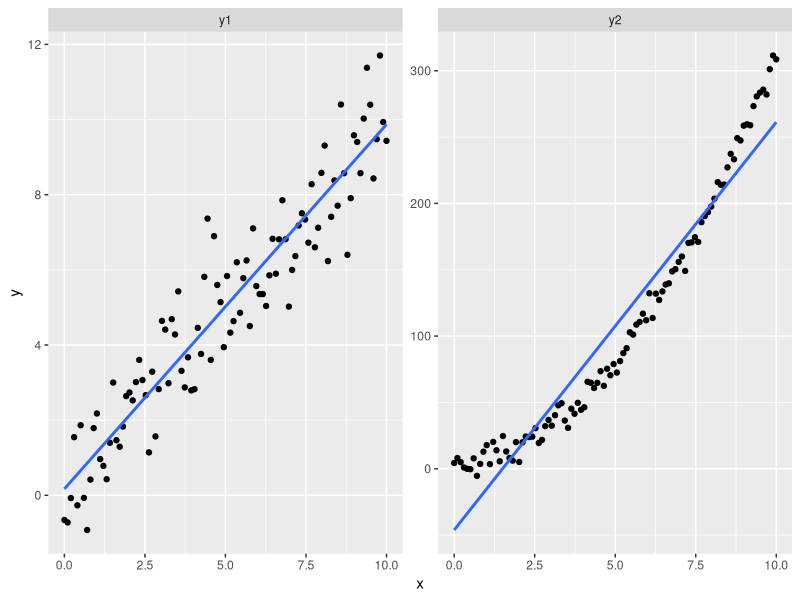
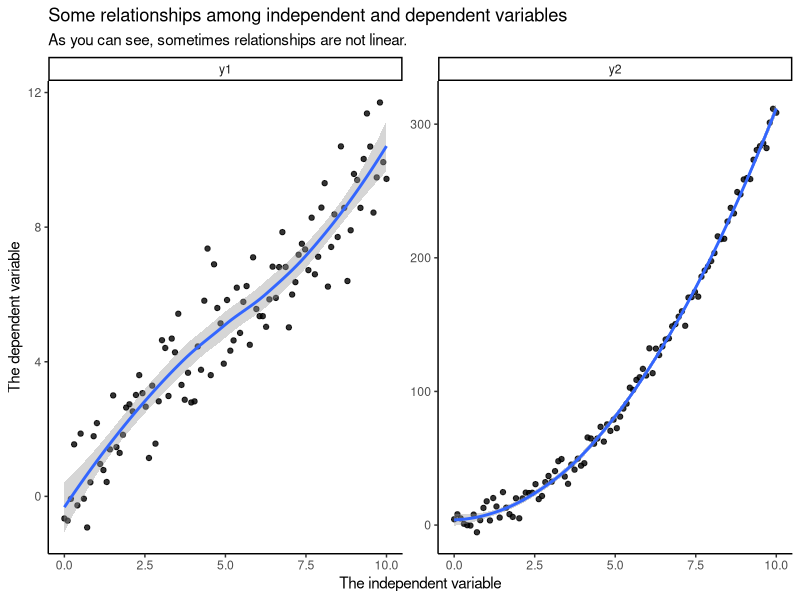
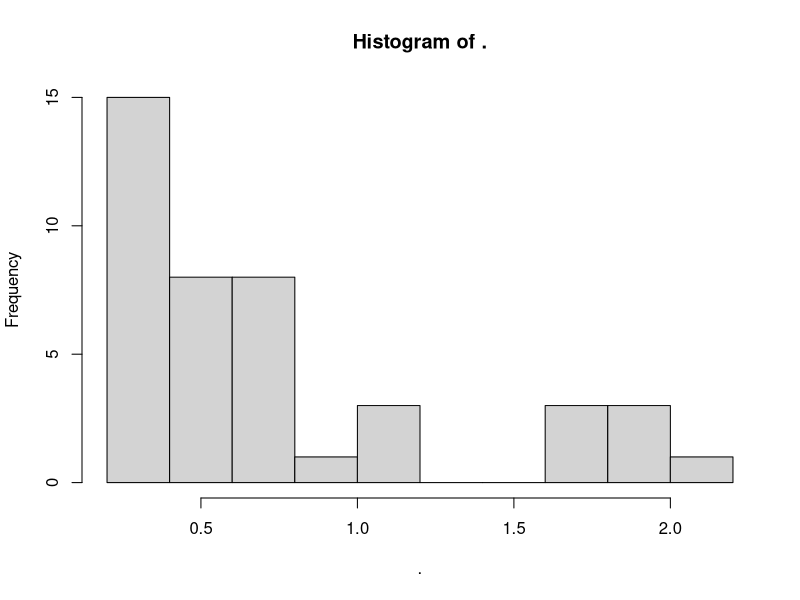
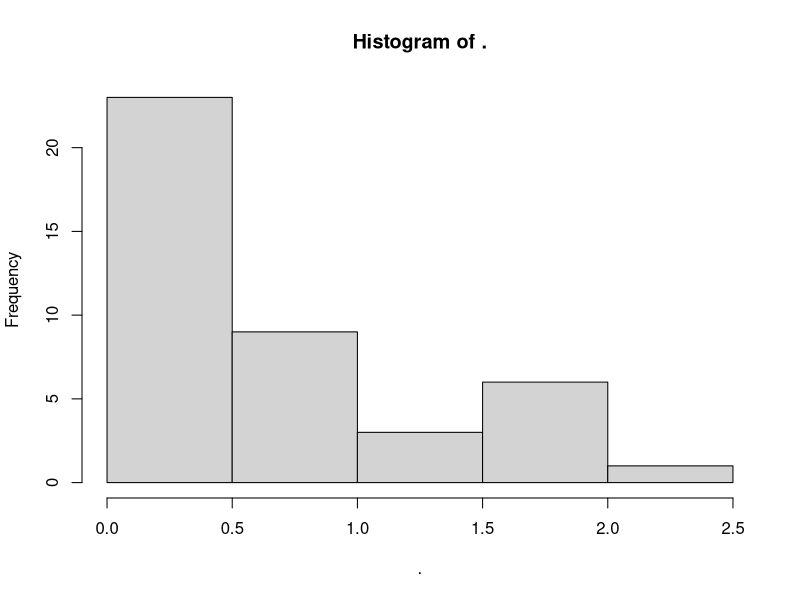
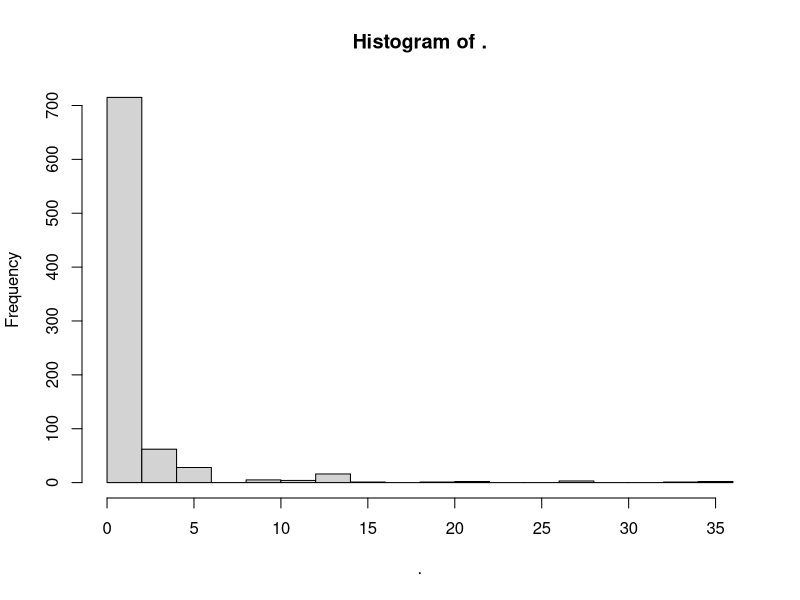
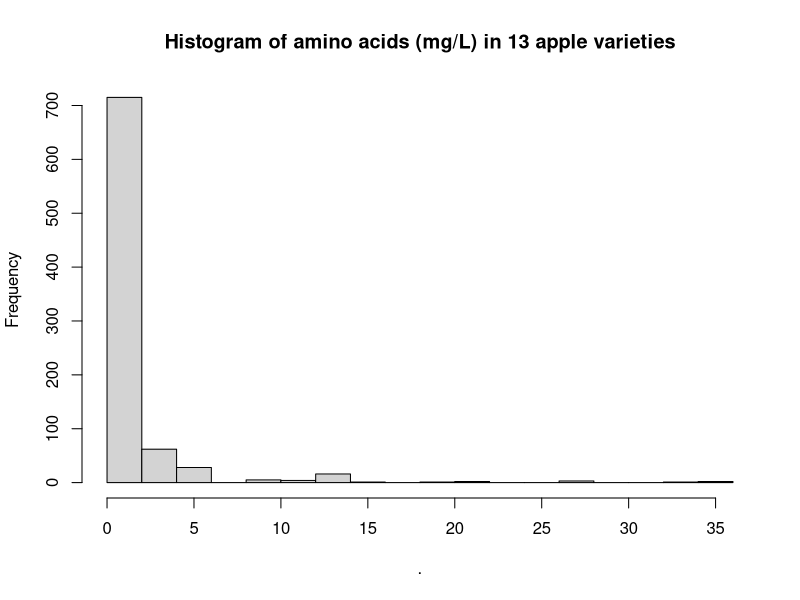
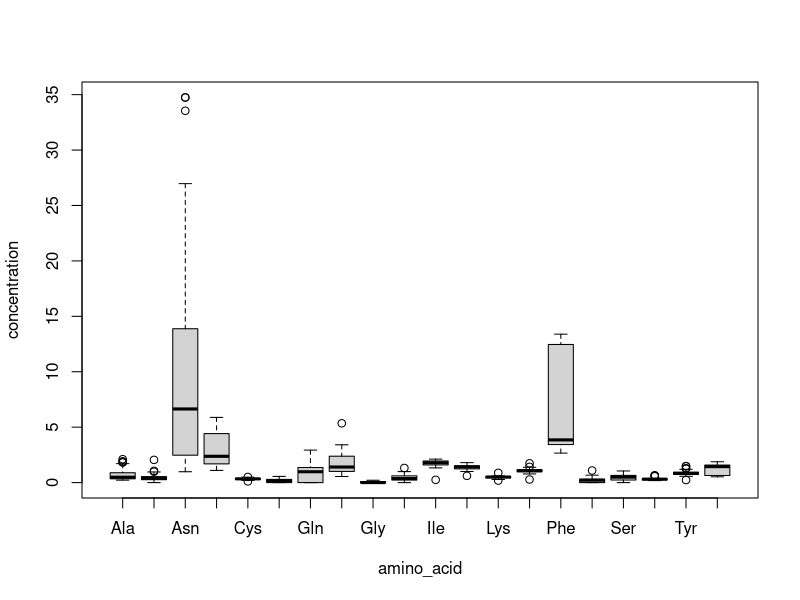
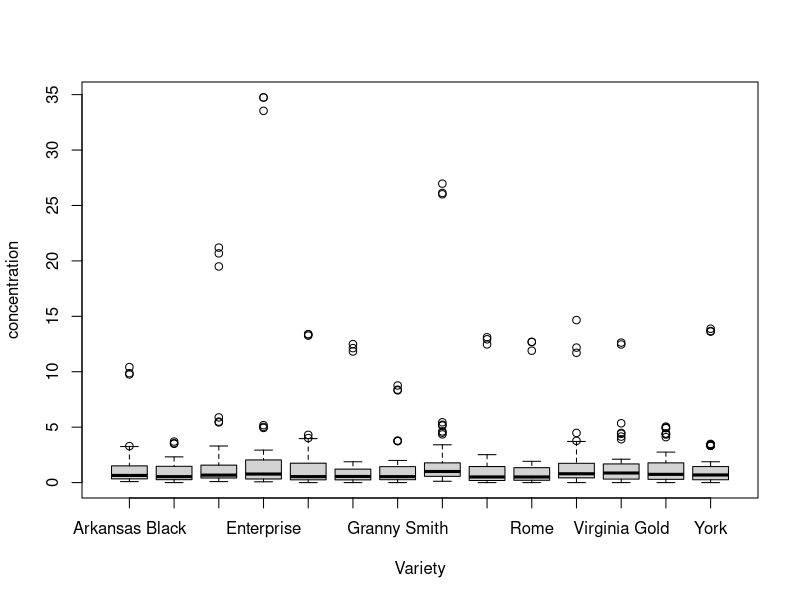

Recreate these plots in R, in order.
## ---- chunk 1
library(tidyverse)
knitr::opts_chunk$set(message = FALSE)
## ---- chunk 2
quad_data <- tibble(x = seq(0, 10, length.out = 100), y1 = x + rnorm(100), y2 = x + 3 * x^2 + rnorm(100, mean = 2, sd = 7)) %>%
  pivot_longer(names_to = "facet", values_to = "y", -x) 

quad_data %>%
  ggplot(aes(x, y)) + 
  geom_point() + 
  geom_smooth(method = "lm", se = FALSE) +
  facet_wrap(~facet, scales = "free")
## ---- chunk 3
quad_data %>%
  pivot_wider(names_from = "facet", values_from = "y") %>%
  head(10) %>%
  knitr::kable()
## ---- chunk 4
quad_data %>%
  ggplot(aes(x, y)) + 
  geom_point(alpha = 0.8) + 
  geom_smooth() +
  facet_wrap(~facet, scales = "free") +
  theme_classic() + 
  labs(x = "The independent variable", 
       y = "The dependent variable", 
       title = "Some relationships among independent and dependent variables",
       subtitle = "As you can see, sometimes relationships are not linear.")
## ---- chunk 5
apples <- read_csv("Files/Week 5/apple varieties.csv")
head(apples) %>% knitr::kable()
## ---- chunk 6
apples %>% # start with our data
  .$Ala %>% # get the alanine concentrations
  hist(x = .) # plot the histogram; note that I don't have to write "x = ." 
## ---- chunk 7
apples %>% # start with our data
  .$Ala %>% # get the alanine concentrations
  hist(x = ., breaks = 4) # here we're reducing the number of breaks, which is probably bad
## ---- chunk 8
tidy_apples <- apples %>%
  pivot_longer(names_to = "amino_acid", values_to = "concentration", -c(Variety, Rep)) # This makes a single row for each combination of apple, rep, and AA

head(tidy_apples, 10) %>% # head() returns just the first n rows of a data frame so as not to overwhelm the console
  knitr::kable()

tidy_apples %>% 
  .$concentration %>% # here we select the new "concentration" variable we made
  hist(breaks = 15)
## ---- chunk 9
tidy_apples %>%
  .$concentration %>%
  hist(breaks = 15, main = "Histogram of amino acids (mg/L) in 13 apple varieties")
## ---- chunk 10
tidy_apples %>%
  boxplot(concentration ~ amino_acid, data = .) # Note that here we have to explicitly write data = ., because data is NOT the first argument
## ---- chunk 11
tidy_apples %>%
  boxplot(concentration ~ Variety, data = .) # note the new formula: concentration ~ Variety
## ---- chunk 12
tidy_apples %>%
  filter(amino_acid %in% c("Asp", "Asn", "Phe")) %>% # let's look at the most abundant AAs
  boxplot(concentration ~ Variety, data = .)
## ---- chunk 13
tidy_apples %>%
  filter(amino_acid %in% c("Gln", "Gly", "Pro")) %>%
  boxplot(concentration ~ Variety, 
          data = ., 
          main = "Concentration of glycine, glutamine, and proline in 13 apple varieties",
          xlab = "Apple variety",
          ylab = "Concentration (mg/L) of glycine, glutamine, or proline")
## ---- chunk 14
tidy_apples %>%
  filter(amino_acid == "Phe") %>%
  aov(concentration ~ Variety, data = .) %>%
  anova() %>%
  plot()
## ---- chunk 15
plot(x = apples$Asn, y = apples$Asp) # Note that here we can't use the %>% easily, because we need "x = " AND "y = ".
## ---- chunk 16
plot(x = apples$Asn, y = apples$Asp, type = "b") # "b" = BOTH a line and the points
## ---- chunk 17
apples %>%
  select(Variety, Asn, Asp) %>%
  head(10) %>%
  knitr::kable()
## ---- chunk 18
apples %>%
  select(Variety, Asn, Asp) %>%
  arrange(Asn, Asp) %>% # we can sort our data by Asn, then by Asp
  with(., plot(x = Asn, y = Asp, type = "b")) # the with() function creates a new environment and lets us use %>% here
## ---- chunk 19
plot(x = apples$Asn, y = apples$Asp, 
     main = "Relationship of Asn and Asp in 13 apple varieties",
     xlab = "Asparagine (mg/L)",
     ylab = "Aspartate (mg/L)")
## ---- chunk 20
plot(x = apples$Asn, y = apples$Asp, xlab = "Asparagine (mg/L)", ylab = "Concentration (mg/L)") # make our previous plot
points(x = apples$Asn, y = apples$Phe, col = "red") # add points with y-values from the phenylalanine concentrations
legend(x = "bottomright", legend = c("aspartate", "phenylalanine"), col = c("black", "red"), pch = 1)
## ---- chunk 21
asp_model <- lm(Asp ~ Asn, data = apples) # we will save our model.  Note the formula syntax again!
phe_model <- lm(Phe ~ Asn, data = apples) # What is different about this line?
asp_model
phe_model
## ---- chunk 22
# First we will recreate our previous plot
plot(x = apples$Asn, y = apples$Asp, xlab = "Asparagine (mg/L)", ylab = "Concentration (mg/L)") # make our previous plot
points(x = apples$Asn, y = apples$Phe, col = "red") # add points with y-values from the phenylalanine concentrations
legend(x = "bottomright", legend = c("aspartate", "phenylalanine"), col = c("black", "red"), pch = 1)

# And now we can use abline() to add our two model fits
abline(asp_model, col = "black") # make sure the color matches the points!
abline(phe_model, col = "red")
## ---- chunk 23
with(apples, plot(x = Asn, y = Phe, col = "red")) # I am using the with() syntax as a demonstration again
## ---- chunk 24
plot(x = apples$Asn, y = apples$Phe, col = "red", xlab = "Asparagine (mg/L)", ylab = "Concentration (mg/L)")
points(x = apples$Asn, y = apples$Asp, col = "black")
abline(asp_model, col = "black")
abline(phe_model, col = "red")
legend(x = "bottomright", legend = c("aspartate", "phenylalanine"), col = c("black", "red"), pch = 1, lty = 1)
## ---- chunk 25
# Open a new graphic device
png(filename = "asn_vs_asp_and_phe.png", width = 8, height = 6, units = "in", res = 300)

# All of this code is just our plot from before
plot(x = apples$Asn, y = apples$Phe, col = "red", xlab = "Asparagine (mg/L)", ylab = "Concentration (mg/L)")
points(x = apples$Asn, y = apples$Asp, col = "black")
abline(asp_model, col = "black")
abline(phe_model, col = "red")
legend(x = "bottomright", legend = c("aspartate", "phenylalanine"), col = c("black", "red"), pch = 1, lty = 1)

# And this code turns off that connection and returns us to the RStudio Plot Pane
dev.off()
## ---- chunk 26
head(apples) %>%
  knitr::kable()
## ---- chunk 27
head(tidy_apples) %>%
  knitr::kable()
## ---- chunk 28
# First we can create a ggplot() object that stores what variable we want to plot through the "mapping" of an aesthetic function
p <- tidy_apples %>%
  ggplot(data = ., # the "data = ." argument is written out for clarity
         mapping = aes(x = concentration)) 

# If we try to plot p, we will see only the blank canvas because we haven't defined any geoms
plot(p)

# Then we add elements to the plot
p2 <- p + 
  geom_histogram(color = "black", fill = "grey") +
  theme_classic() + # This changes the theme to a nicer, "R style" plot
  labs(x = "Amino acid concentration (mg/L)") # This relabels the x-axis with a more descriptive label

# We can actually plot ggplots by just calling them directly
p2
## ---- chunk 29
p2 + 
  facet_wrap(~amino_acid)
## ---- chunk 30
apples %>%
  head(10) %>%
  knitr::kable()
## ---- chunk 31
p3 <- p + 
  geom_histogram(aes(fill = Variety), color = "black", lwd = 0.1) +
  theme_classic()
p3
## ---- chunk 32
tidy_apples %>%
  ggplot(aes(x = concentration, fill = "blue")) +
  geom_histogram(color = "black", lwd = 0.1) +
  theme_classic()
## ---- chunk 33
p2 + 
  theme_dark()
## ---- chunk 34
p2 + 
  theme(axis.title.x = element_text(face = "italic"),
        axis.title.y = element_blank())
## ---- chunk 35
p3 + 
  scale_fill_viridis_d() # this is just one option - use tab-completion to see some others
## ---- chunk 36
# We'll pick 14 random colors from the colors R knows about
random_colors <- print(colors()[sample(x = 1:length(colors()), size = 14)])

p3 + 
  scale_fill_manual(values = random_colors)
## ---- chunk 37
p3 +
  facet_wrap(~Rep)
## ---- chunk 38
tidy_apples %>%
  filter(Variety %in% c("Arkansas Black", "Granny Smith", "Northern Spy")) %>%
  ggplot(mapping = aes(x = concentration)) +
  geom_histogram(aes(fill = Variety), color = "black", lwd = 0.2) + 
  facet_wrap(~Variety + Rep) + 
  theme_classic()
## ---- chunk 39
p + 
  geom_density() + 
  theme_classic()
## ---- chunk 40
p + 
  geom_histogram(aes(y = after_stat(count / sum(count))), fill = "white", color = "black") +
  geom_density(color = "red", lwd = 1) + 
  theme_classic()
## ---- chunk 41
p + 
  geom_histogram(fill = "white", color = "black") + 
  geom_freqpoly(color = "red", lwd = 1) +
  theme_classic()
## ---- chunk 42
tidy_apples %>%
  ggplot(mapping = aes(x = amino_acid, y = concentration)) +
  geom_boxplot() + 
  theme_classic()
## ---- chunk 43
tidy_apples %>%
  ggplot(mapping = aes(x = Rep, y = concentration)) + 
  geom_violin() + 
  theme_classic()
## ---- chunk 44
# Note that here I am using apples instead of tidy_apples - why?
apples %>%
  ggplot(aes(x = Asn, y = Asp)) + 
  geom_point(shape = 1) + 
  theme_classic()
## ---- chunk 45
apples %>%
  ggplot(aes(x = Asn, y = Asp)) + 
  geom_point(shape = 1) +  
  geom_point(aes(y = Phe), color = "red", shape = 1) + # note that this still INHERITS the x = Asn mapping
  theme_classic()
## ---- chunk 46
apples %>%
  ggplot(aes(x = Asn, y = Asp)) + 
  geom_point(shape = 1, color = "black") +  
  geom_point(aes(y = Phe), color = "red", shape = 1) +
  theme_classic() +
  labs(x = "Asparagine (mg/L)", y = "Concentration (mg/L)")
  
## ---- chunk 47
apples %>%
  ggplot(aes(x = Asn, y = Asp)) + 
  geom_point(shape = 1, color = "black") +  
  geom_point(aes(y = Phe), color = "red", shape = 1) +
  geom_smooth(color = "black", method = "lm") + 
  geom_smooth(aes(y = Phe), color = "red", fill = "red", method = "lm") +
  theme_classic() +
  labs(x = "Asparagine (mg/L)", y = "Concentration (mg/L)")
## ---- chunk 48
apples %>%
  ggplot(aes(x = Asn, y = Asp)) + 
  geom_point(shape = 1, color = "black") +  
  geom_point(aes(y = Phe), color = "red", shape = 1) +
  geom_smooth(color = "black") + 
  geom_smooth(aes(y = Phe), color = "red", fill = "red") +
  theme_classic() +
  labs(x = "Asparagine (mg/L)", y = "Concentration (mg/L)")
## ---- chunk 49
apples %>%
  pivot_longer(names_to = "amino_acid", values_to = "concentration", -c(Variety, Rep))
## ---- chunk 50
tidy_apples %>%
  pivot_wider(names_from = "amino_acid", values_from = "concentration")
## ---- chunk 51
tidy_apples %>%
  select(-Rep) %>% # we get rid of Rep to make row IDs non-unique
    pivot_wider(names_from = "amino_acid", values_from = "concentration")
